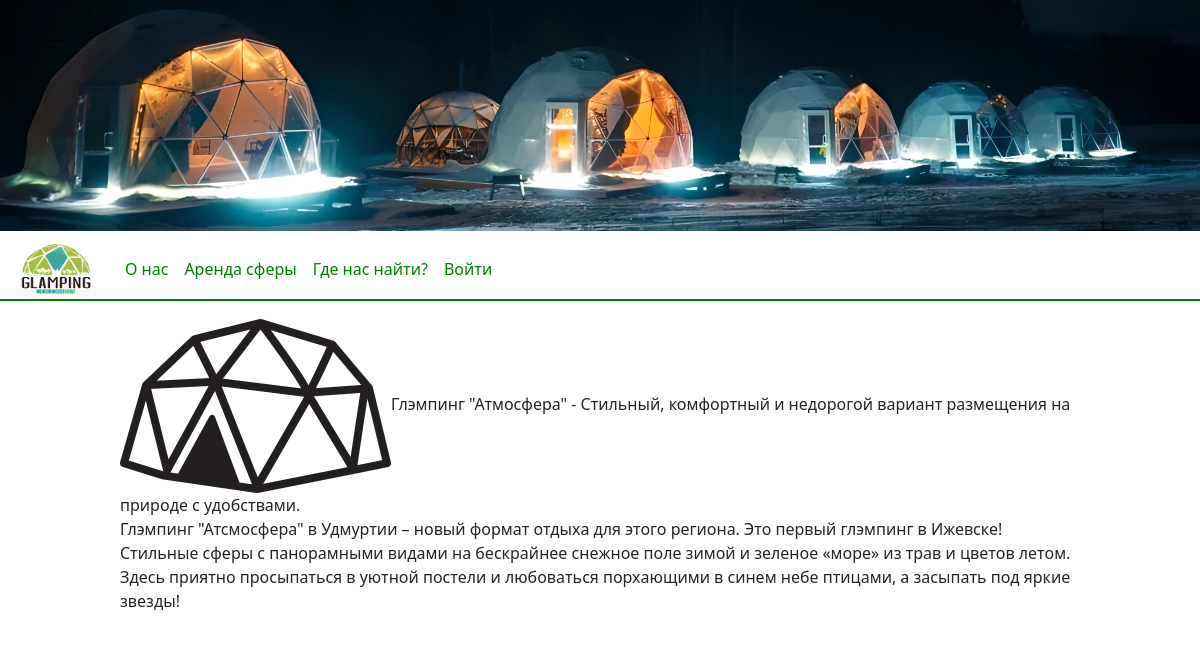
The app's page /about_us, older data.
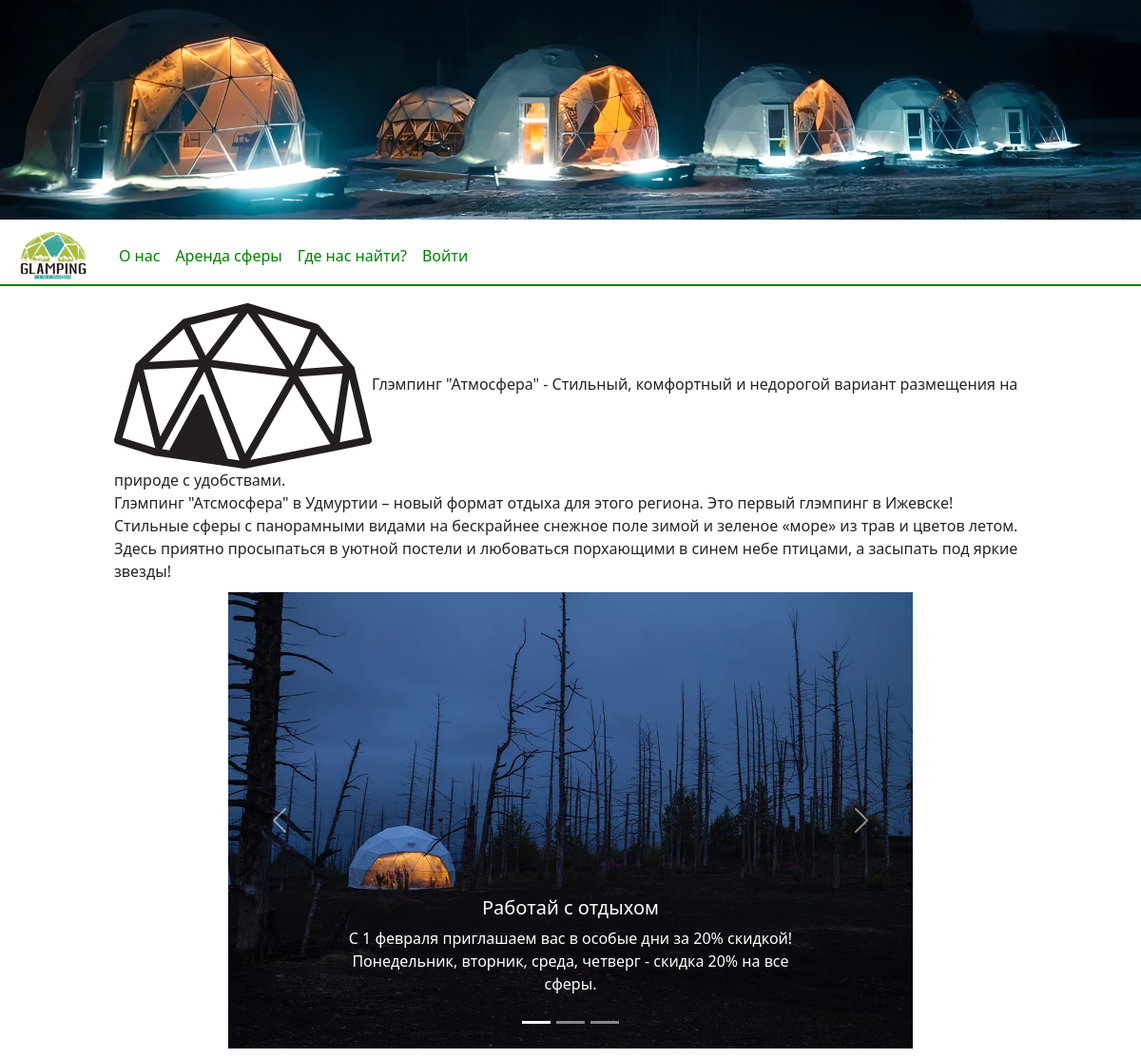
The same page, newer data.
### tables this page shows
CREATE TABLE `action` (
  `id_action` int(11) NOT NULL,
  `name_action` varchar(100) DEFAULT NULL,
  `info_action` varchar(255) DEFAULT NULL,
  `img_action` varchar(255) NOT NULL,
  `status_action` varchar(100) DEFAULT NULL
);

### about_us.php (called while the page is built)
<?php
    include('basis/connect.php');
    include('basis/header.php');
    include('content/about_us.php');
    include('basis/footer.php');
?>

### content/about_us.php (the view, shortened to what this page needs)
<div class="info_us">
    <img src="img/main/logo.png" alt="logo" class="info_element"><p class="info_element">Глэмпинг "Атмосфера" - Стильный, комфортный и недорогой вариант размещения на природе с удобствами.</p>
    <br>
    <p class="info_p">Глэмпинг "Атсмосфера" в Удмуртии – новый формат отдыха для этого региона. Это первый глэмпинг в Ижевске!
Стильные сферы с панорамными видами на бескрайнее снежное поле зимой и зеленое «море» из трав и цветов летом.
Здесь приятно просыпаться в уютной постели и любоваться порхающими в синем небе птицами, а засыпать под яркие звезды!</p>
</div>
<?php
    $push = 'SELECT * FROM `action` where status_action = "active" limit 3';
    $action = mysqli_query($atmostfera_db, $push);
?>
<div id="carouselExampleCaptions" class="carousel slide acctions" data-bs-ride="carousel">
  <div class="carousel-indicators">
    <button type="button" data-bs-target="#carouselExampleCaptions" data-bs-slide-to="0" class="active" aria-current="true" aria-label="Slide 1"></button>
    <button type="button" data-bs-target="#carouselExampleCaptions" data-bs-slide-to="1" aria-label="Slide 2"></button>
    <button type="button" data-bs-target="#carouselExampleCaptions" data-bs-slide-to="2" aria-label="Slide 3"></button>
  </div>
  <div class="carousel-inner">
  <?php
  $i = 1;
while ($product = mysqli_fetch_array($action)) {
?>
    <div class="carousel-item <?php if($i == 1){ echo 'active'; $i=0;} ?>">
      <img src="<?php echo $product['img_action']; ?>" class="d-block w-100" alt="...">
      <div class="carousel-caption d-none d-md-block">
        <h5><?php echo $product['name_action']; ?></h5>
        <p><?php echo $product['info_action']; ?></p>
      </div>
    </div>
    <?php } ?>
  </div>
  <button class="carousel-control-prev" type="button" data-bs-target="#carouselExampleCaptions"  data-bs-slide="prev">
    <span class="carousel-control-prev-icon" aria-hidden="true"></span>
  </button>
  <button class="carousel-control-next" type="button" data-bs-target="#carouselExampleCaptions"  data-bs-slide="next">
    <span class="carousel-control-next-icon" aria-hidden="true"></span>
  </button>
</div>

### basis/header.php (shortened to what this page needs)
<!DOCTYPE HTML>
<html lang="ru">
    <head>
        <link href="css/bootstrap.css" rel="stylesheet">
        <link href="css/style.css" rel="stylesheet">
    </head>
    <body>
        <header>
            <img src="img/main/header.jpg" class="img_header">
        <div class="main_space">
        <nav class="navbar navbar-expand-lg bg-body-tertiary">
  <div class="container-fluid header_nav">
    <a class="navbar-brand" href="about_us"><img src="img/main/mini_logo.png" class="logo_header"></a>
    <div class="collapse navbar-collapse" id="navbarNav">
      <ul class="navbar-nav">
        <li class="nav-item">
          <a class="nav-link active link_header" aria-current="page" href="about_us">О нас</a>
        </li>
        <li class="nav-item">
          <a class="nav-link link_header" href="sphere">Аренда сферы</a>
        </li>
        <li class="nav-item">
          <a class="nav-link link_header" href="address">Где нас найти?</a>
        </li>
        <li class="nav-item">
        <?php if(!$_SESSION['id_us']){
            print '<a class="nav-link link_header" href="authorization">Войти</a>';
           } else{
            print '<a class="nav-link link_header" href="logout">Выйти</a>';
           } ?>
        </li>
      </ul>
    </div>
  </div>
</nav>
            </header>

### basis/footer.php (shortened to what this page needs)
</body>

### css/style.css (style rules this page uses)
.img_header { width: 100%; }
.logo_header { height: 50px; }
.link_header { color: green; }
.header_nav { border-bottom: 2px solid green; }
html { overflow-x: hidden; }
a { text-decoration: none; }
.info_us { width: 80%; margin: 10px auto; }
.info_element { display: inline; }
.info_p { margin-bottom: 10px; }
.acctions { width: 60%; margin: 10px auto; }

Row changes from the older to the newer data that the page shows:
added action: img_action (picture), name_action "Работай с отдыхом", info_action "С 1 февраля приглашаем вас в особые дни за 20% скидкой! Понедельник, вторник, среда, четверг - скидка 20% на все сферы."
